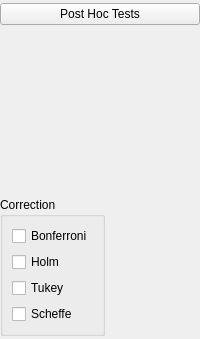
    <widget class="QWidget" name="groupPostHoc" native="true">
     <layout class="QGridLayout" name="gridLayout_20">
      <property name="leftMargin">
       <number>0</number>
      </property>
      <property name="topMargin">
       <number>3</number>
      </property>
      <property name="rightMargin">
       <number>0</number>
      </property>
      <property name="bottomMargin">
       <number>3</number>
      </property>
      <item row="1" column="0">
       <widget class="QWidget" name="containerPostHocTests" native="true">
        <layout class="QGridLayout" name="gridLayout_19">
         <property name="leftMargin">
          <number>0</number>
         </property>
         <property name="topMargin">
          <number>0</number>
         </property>
         <property name="rightMargin">
          <number>0</number>
         </property>
         <property name="bottomMargin">
          <number>0</number>
         </property>
         <item row="0" column="0">
          <widget class="BoundAssignWidget" name="postHocTestsVariables" native="true">
           <property name="sizePolicy">
            <sizepolicy hsizetype="Expanding" vsizetype="Preferred">
             <horstretch>0</horstretch>
             <verstretch>0</verstretch>
            </sizepolicy>
           </property>
           <property name="minimumSize">
            <size>
             <width>0</width>
             <height>160</height>
            </size>
           </property>
           <layout class="QGridLayout" name="gridLayout_9"/>
          </widget>
         </item>
         <item row="1" column="0">
          <widget class="GroupBox" name="groupBox">
           <property name="sizePolicy">
            <sizepolicy hsizetype="Fixed" vsizetype="Preferred">
             <horstretch>0</horstretch>
             <verstretch>0</verstretch>
            </sizepolicy>
           </property>
           <property name="title">
            <string>Correction</string>
           </property>
           <layout class="QGridLayout" name="gridLayout_6">
            <item row="3" column="0">
             <widget class="BoundCheckBox" name="postHocTestsTukey">
              <property name="text">
               <string>Tukey</string>
              </property>
             </widget>
            </item>
            <item row="5" column="0">
             <widget class="BoundCheckBox" name="postHocTestsScheffe">
              <property name="text">
               <string>Scheffe</string>
              </property>
             </widget>
            </item>
            <item row="1" column="0">
             <widget class="BoundCheckBox" name="postHocTestsBonferroni">
              <property name="text">
               <string>Bonferroni</string>
              </property>
             </widget>
            </item>
            <item row="2" column="0">
             <widget class="BoundCheckBox" name="postHocTestsHolm">
              <property name="text">
               <string>Holm</string>
              </property>
             </widget>
            </item>
           </layout>
          </widget>
         </item>
        </layout>
       </widget>
      </item>
      <item row="0" column="0">
       <widget class="ExpanderButton" name="expanderPosthoc">
        <property name="sizePolicy">
         <sizepolicy hsizetype="Expanding" vsizetype="Fixed">
          <horstretch>0</horstretch>
          <verstretch>0</verstretch>
         </sizepolicy>
        </property>
        <property name="text">
         <string>Post Hoc Tests</string>
        </property>
       </widget>
      </item>
     </layout>
    </widget>
